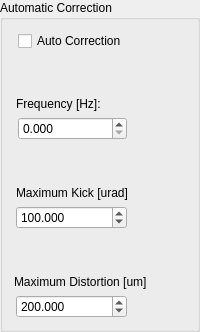
      <widget class="QGroupBox" name="GB_AutoCorr">
       <property name="title">
        <string>Automatic Correction</string>
       </property>
       <layout class="QGridLayout" name="gridLayout_7">
        <property name="sizeConstraint">
         <enum>QLayout::SetDefaultConstraint</enum>
        </property>
        <property name="horizontalSpacing">
         <number>2</number>
        </property>
        <item row="1" column="0" colspan="4">
         <spacer name="verticalSpacer_8">
          <property name="orientation">
           <enum>Qt::Vertical</enum>
          </property>
          <property name="sizeHint" stdset="0">
           <size>
            <width>20</width>
            <height>40</height>
           </size>
          </property>
         </spacer>
        </item>
        <item row="8" column="1" colspan="2">
         <widget class="PyDMSpinBox" name="PyDMSB_NrAverages_2">
          <property name="toolTip">
           <string/>
          </property>
          <property name="whatsThis">
           <string/>
          </property>
          <property name="decimals">
           <number>3</number>
          </property>
          <property name="maximum">
           <double>400.000000000000000</double>
          </property>
          <property name="singleStep">
           <double>1.000000000000000</double>
          </property>
          <property name="value">
           <double>100.000000000000000</double>
          </property>
          <property name="channel" stdset="0">
           <string>${PREFIX}MaxKickStrength-SP</string>
          </property>
          <property name="limitsFromPV" stdset="0">
           <bool>true</bool>
          </property>
         </widget>
        </item>
        <item row="2" column="1" colspan="3">
         <widget class="QLabel" name="LB_AutoCorrFreq">
          <property name="text">
           <string>Frequency [Hz]:</string>
          </property>
         </widget>
        </item>
        <item row="11" column="0" colspan="4">
         <widget class="QLabel" name="label_17">
          <property name="text">
           <string>Maximum Distortion [um]</string>
          </property>
         </widget>
        </item>
        <item row="4" column="3">
         <widget class="PyDMLabel" name="PyDMLB_AutoCorrFreq">
          <property name="sizePolicy">
           <sizepolicy hsizetype="Preferred" vsizetype="Preferred">
            <horstretch>1</horstretch>
            <verstretch>0</verstretch>
           </sizepolicy>
          </property>
          <property name="toolTip">
           <string/>
          </property>
          <property name="whatsThis">
           <string/>
          </property>
          <property name="channel">
           <string>${PREFIX}AutoCorrFreq-RB</string>
          </property>
          <property name="precision">
           <number>3</number>
          </property>
         </widget>
        </item>
        <item row="12" column="3">
         <widget class="PyDMLabel" name="PyDMLB_NrAverages_3">
          <property name="toolTip">
           <string/>
          </property>
          <property name="whatsThis">
           <string/>
          </property>
          <property name="channel">
           <string>${PREFIX}AutoCorrMaxDist-RB</string>
          </property>
          <property name="precision">
           <number>3</number>
          </property>
         </widget>
        </item>
        <item row="5" column="1" colspan="3">
         <spacer name="verticalSpacer_7">
          <property name="orientation">
           <enum>Qt::Vertical</enum>
          </property>
          <property name="sizeHint" stdset="0">
           <size>
            <width>20</width>
            <height>40</height>
           </size>
          </property>
         </spacer>
        </item>
        <item row="0" column="3">
         <widget class="PyDMLed" name="PyDMLed_AutoCorr">
          <property name="sizePolicy">
           <sizepolicy hsizetype="Preferred" vsizetype="Preferred">
            <horstretch>0</horstretch>
            <verstretch>0</verstretch>
           </sizepolicy>
          </property>
          <property name="toolTip">
           <string/>
          </property>
          <property name="whatsThis">
           <string/>
          </property>
          <property name="channel">
           <string>${PREFIX}AutoCorrState-Sts</string>
          </property>
         </widget>
        </item>
        <item row="0" column="2">
         <widget class="PyDMCheckbox" name="PyDMCB_AutoCorr">
          <property name="sizePolicy">
           <sizepolicy hsizetype="Minimum" vsizetype="Fixed">
            <horstretch>1</horstretch>
            <verstretch>0</verstretch>
           </sizepolicy>
          </property>
          <property name="toolTip">
           <string/>
          </property>
          <property name="whatsThis">
           <string/>
          </property>
          <property name="autoFillBackground">
           <bool>false</bool>
          </property>
          <property name="text">
           <string>Auto Correction</string>
          </property>
          <property name="checked">
           <bool>false</bool>
          </property>
          <property name="autoExclusive">
           <bool>false</bool>
          </property>
          <property name="channel" stdset="0">
           <string>${PREFIX}AutoCorrState-Sel</string>
          </property>
         </widget>
        </item>
        <item row="9" column="0" colspan="4">
         <spacer name="verticalSpacer_6">
          <property name="orientation">
           <enum>Qt::Vertical</enum>
          </property>
          <property name="sizeHint" stdset="0">
           <size>
            <width>20</width>
            <height>40</height>
           </size>
          </property>
         </spacer>
        </item>
        <item row="8" column="3">
         <widget class="PyDMLabel" name="PyDMLB_NrAverages_2">
          <property name="toolTip">
           <string/>
          </property>
          <property name="whatsThis">
           <string/>
          </property>
          <property name="channel">
           <string>${PREFIX}MaxKickStrength-RB</string>
          </property>
          <property name="precision">
           <number>3</number>
          </property>
         </widget>
        </item>
        <item row="12" column="1" colspan="2">
         <widget class="PyDMSpinBox" name="PyDMSB_NrAverages_3">
          <property name="toolTip">
           <string/>
          </property>
          <property name="whatsThis">
           <string/>
          </property>
          <property name="decimals">
           <number>3</number>
          </property>
          <property name="maximum">
           <double>5000.000000000000000</double>
          </property>
          <property name="singleStep">
           <double>10.000000000000000</double>
          </property>
          <property name="value">
           <double>200.000000000000000</double>
          </property>
          <property name="channel" stdset="0">
           <string>${PREFIX}AutoCorrMaxDist-SP</string>
          </property>
          <property name="limitsFromPV" stdset="0">
           <bool>true</bool>
          </property>
         </widget>
        </item>
        <item row="6" column="1" colspan="3">
         <widget class="QLabel" name="label_16">
          <property name="text">
           <string>Maximum Kick [urad]</string>
          </property>
         </widget>
        </item>
        <item row="4" column="2">
         <widget class="PyDMSpinBox" name="PyDMSB_AutoCorrFreq">
          <property name="toolTip">
           <string/>
          </property>
          <property name="whatsThis">
           <string/>
          </property>
          <property name="decimals">
           <number>3</number>
          </property>
          <property name="singleStep">
           <double>0.100000000000000</double>
          </property>
          <property name="channel" stdset="0">
           <string>${PREFIX}AutoCorrFreq-SP</string>
          </property>
          <property name="limitsFromPV" stdset="0">
           <bool>true</bool>
          </property>
         </widget>
        </item>
       </layout>
      </widget>
